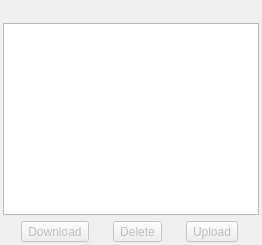
       <widget class="QWidget" name="filesTab">
        <attribute name="title">
         <string>&amp;Files</string>
        </attribute>
        <layout class="QVBoxLayout" name="verticalLayout_4">
         <property name="leftMargin">
          <number>3</number>
         </property>
         <property name="topMargin">
          <number>3</number>
         </property>
         <property name="rightMargin">
          <number>3</number>
         </property>
         <property name="bottomMargin">
          <number>3</number>
         </property>
         <item>
          <widget class="QLabel" name="channelLabel">
           <property name="text">
            <string/>
           </property>
          </widget>
         </item>
         <item>
          <widget class="FilesView" name="filesView">
           <property name="contextMenuPolicy">
            <enum>Qt::CustomContextMenu</enum>
           </property>
           <property name="accessibleName">
            <string>Files list</string>
           </property>
           <property name="editTriggers">
            <set>QAbstractItemView::NoEditTriggers</set>
           </property>
           <property name="dragEnabled">
            <bool>false</bool>
           </property>
           <property name="dragDropMode">
            <enum>QAbstractItemView::DropOnly</enum>
           </property>
           <property name="alternatingRowColors">
            <bool>true</bool>
           </property>
           <property name="selectionMode">
            <enum>QAbstractItemView::ExtendedSelection</enum>
           </property>
           <property name="selectionBehavior">
            <enum>QAbstractItemView::SelectRows</enum>
           </property>
           <property name="indentation">
            <number>0</number>
           </property>
           <property name="rootIsDecorated">
            <bool>false</bool>
           </property>
           <property name="itemsExpandable">
            <bool>false</bool>
           </property>
           <property name="expandsOnDoubleClick">
            <bool>false</bool>
           </property>
          </widget>
         </item>
         <item>
          <layout class="QHBoxLayout" name="horizontalLayout">
           <item>
            <widget class="QToolButton" name="downloadButton">
             <property name="enabled">
              <bool>false</bool>
             </property>
             <property name="toolTip">
              <string>Download</string>
             </property>
             <property name="text">
              <string>Download</string>
             </property>
             <property name="icon">
              <iconset resource="resources.qrc">
               <normaloff>:/images/images/download.png</normaloff>:/images/images/download.png</iconset>
             </property>
             <property name="iconSize">
              <size>
               <width>20</width>
               <height>20</height>
              </size>
             </property>
            </widget>
           </item>
           <item>
            <widget class="QToolButton" name="deleteButton">
             <property name="enabled">
              <bool>false</bool>
             </property>
             <property name="toolTip">
              <string>Delete</string>
             </property>
             <property name="text">
              <string>Delete</string>
             </property>
             <property name="icon">
              <iconset resource="resources.qrc">
               <normaloff>:/images/images/delete.png</normaloff>:/images/images/delete.png</iconset>
             </property>
             <property name="iconSize">
              <size>
               <width>20</width>
               <height>20</height>
              </size>
             </property>
            </widget>
           </item>
           <item>
            <widget class="QToolButton" name="uploadButton">
             <property name="enabled">
              <bool>false</bool>
             </property>
             <property name="toolTip">
              <string>Upload</string>
             </property>
             <property name="text">
              <string>Upload</string>
             </property>
             <property name="icon">
              <iconset resource="resources.qrc">
               <normaloff>:/images/images/upload.png</normaloff>:/images/images/upload.png</iconset>
             </property>
             <property name="iconSize">
              <size>
               <width>20</width>
               <height>20</height>
              </size>
             </property>
            </widget>
           </item>
          </layout>
         </item>
        </layout>
       </widget>
